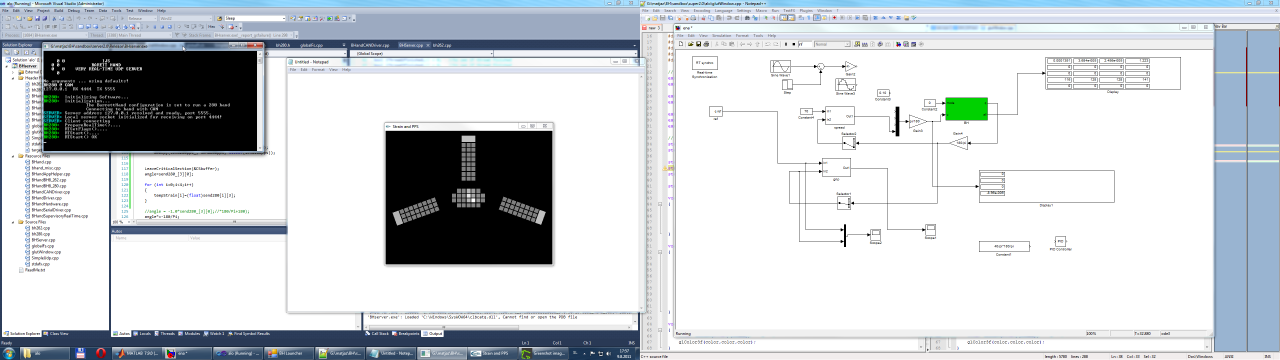
%> input picture report/images/matlab/2.png, 3840 x 1080 px (shown at 1/3 size)
$ octave makeImage.m   (GNU Octave 9; MATLAB toolbox functions it lacks are replaced by stand-ins)
%> lines starting %> are read from the running program, lines starting %| are printed output that depends on the picture
close all;
clear all
dva=imread('2.png');
%> dva is the input picture: size 1080x3840x3 uint8; mean R, G, B 202.3, 207.2, 211.6
dva_=dva(365:800,1152:1662,:);
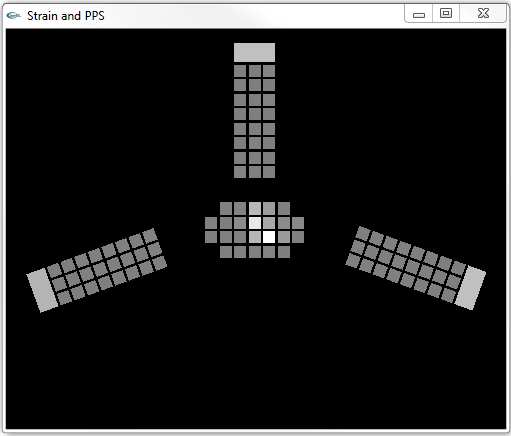
%> dva_: size 436x511x3 uint8; mean R, G, B 33.2, 33.3, 33.3

tri=imread('3.png');
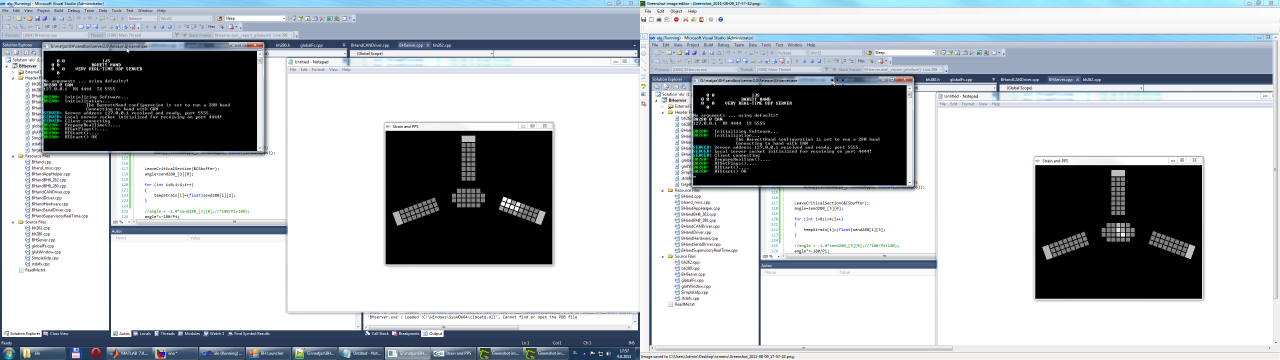
%> input picture report/images/matlab/3.png, 3840 x 1080 px (shown at 1/3 size)
%> tri is the input picture: size 1080x3840x3 uint8; mean R, G, B 177.7, 182.5, 187.2
tri_=tri(365:800,1152:1662,:);

stiri=imread('4.png');
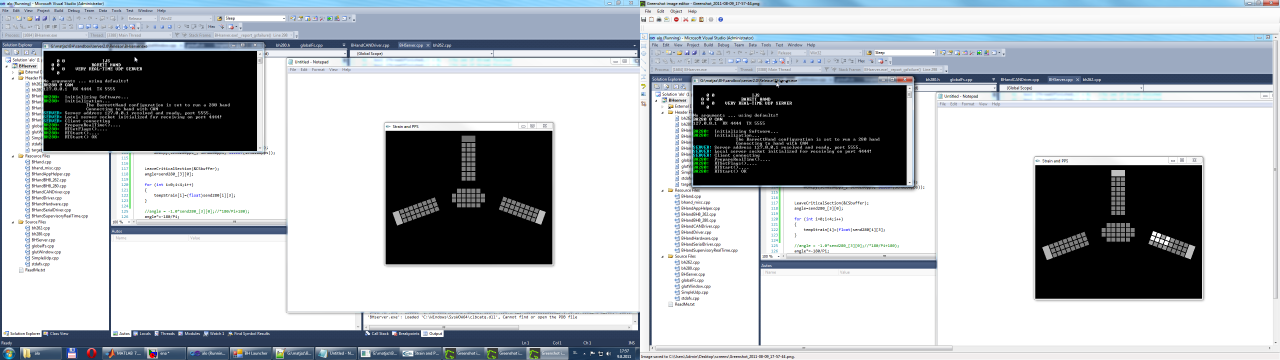
%> input picture report/images/matlab/4.png, 3840 x 1080 px (shown at 1/3 size)
%> stiri is the input picture: size 1080x3840x3 uint8; mean R, G, B 177.8, 182.4, 187.3
stiri_=stiri(365:800,1152:1662,:);

pet=imread('5.png');
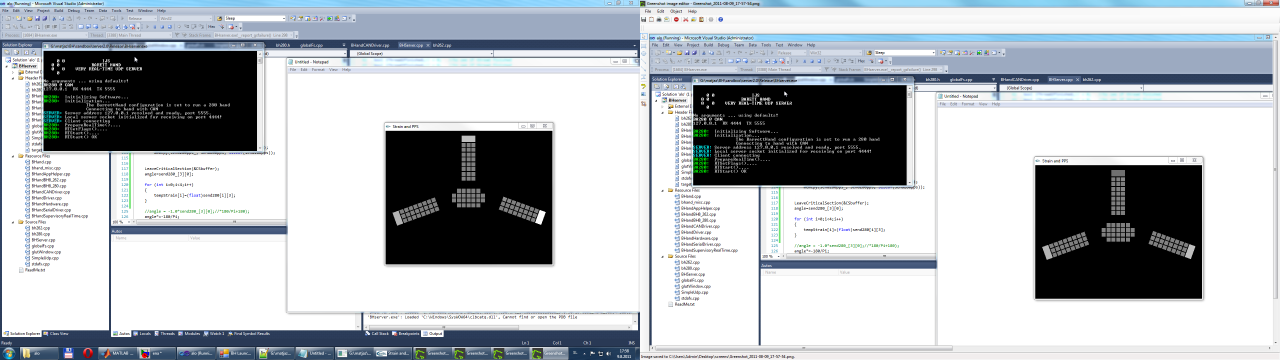
%> input picture report/images/matlab/5.png, 3840 x 1080 px (shown at 1/3 size)
%> pet is the input picture: size 1080x3840x3 uint8; mean R, G, B 178.1, 182.8, 187.7
pet_=pet(365:800,1152:1662,:);

image(pet_)

slika=dva_;
slika(200:end,340:end,:)=tri_(200:end,340:end,:);
slika(1:65,230:280,:)=stiri_(1:65,230:280,:);
slika(260:315,450:490,:)=pet_(260:315,450:490,:);
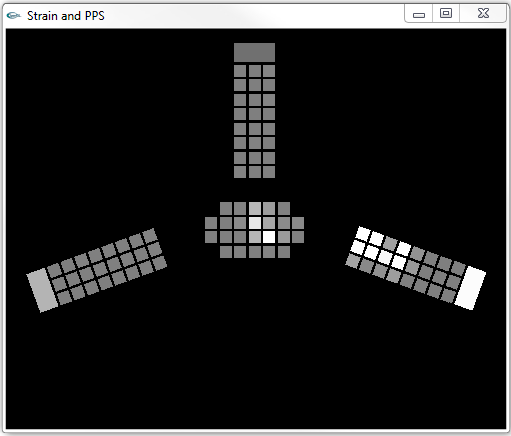
%> slika: size 436x511x3 uint8; mean R, G, B 33.9, 33.9, 33.9
image(slika)
imsave
%> (this line was passed over: imsave is not available in this run)
